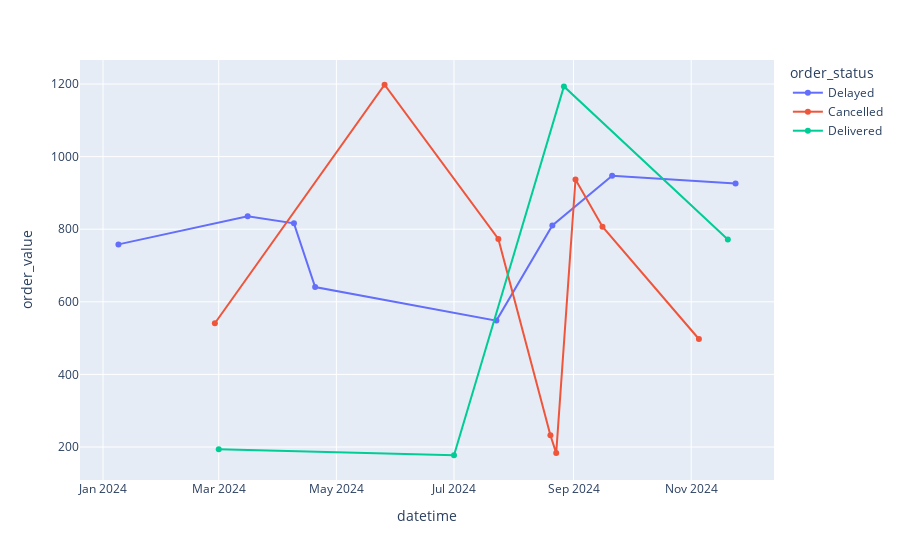

The code cell stored with this chart in its notebook:
### Code cell
food20.sort_values(['order_date', 'order_status'], inplace = True)
fig_fix2 = px.line(food20, x="datetime", y="order_value", color = 'order_status', markers=True)
fig_fix2.show()

### Figure 1 — Plotly figure (JSON) as saved in the notebook; plotly's stock layout.template omitted (floating-point values rounded to 4 significant figures)
{"data": [{"hovertemplate": "order_status=Delayed<br>datetime=%{x}<br>order_value=%{y}<extra></extra>", "legendgroup": "Delayed", "line": {"color": "#636efa", "dash": "solid"}, "marker": {"symbol": "circle"}, "mode": "lines+markers", "name": "Delayed", "orientation": "v", "showlegend": true, "type": "scatter", "x": ["2024-01-09T00:00:00.000000000", "2024-03-16T00:00:00.000000000", "2024-04-09T00:00:00.000000000", "2024-04-20T00:00:00.000000000", "2024-07-23T00:00:00.000000000", "2024-08-21T00:00:00.000000000", "2024-09-21T00:00:00.000000000", "2024-11-24T00:00:00.000000000"], "xaxis": "x", "y": [758.1, 835.8, 816.1, 640.6, 548.1, 810.2, 947.0, 926.2], "yaxis": "y"}, {"hovertemplate": "order_status=Cancelled<br>datetime=%{x}<br>order_value=%{y}<extra></extra>", "legendgroup": "Cancelled", "line": {"color": "#EF553B", "dash": "solid"}, "marker": {"symbol": "circle"}, "mode": "lines+markers", "name": "Cancelled", "orientation": "v", "showlegend": true, "type": "scatter", "x": ["2024-02-28T00:00:00.000000000", "2024-05-26T00:00:00.000000000", "2024-07-24T00:00:00.000000000", "2024-08-20T00:00:00.000000000", "2024-08-23T00:00:00.000000000", "2024-09-02T00:00:00.000000000", "2024-09-16T00:00:00.000000000", "2024-11-05T00:00:00.000000000"], "xaxis": "x", "y": [540.8, 1198.0, 773.1, 232.3, 183.1, 937.1, 806.7, 497.5], "yaxis": "y"}, {"hovertemplate": "order_status=Delivered<br>datetime=%{x}<br>order_value=%{y}<extra></extra>", "legendgroup": "Delivered", "line": {"color": "#00cc96", "dash": "solid"}, "marker": {"symbol": "circle"}, "mode": "lines+markers", "name": "Delivered", "orientation": "v", "showlegend": true, "type": "scatter", "x": ["2024-03-01T00:00:00.000000000", "2024-07-01T00:00:00.000000000", "2024-08-27T00:00:00.000000000", "2024-11-20T00:00:00.000000000"], "xaxis": "x", "y": [193.9, 177.2, 1193.0, 771.8], "yaxis": "y"}], "layout": {"legend": {"title": {"text": "order_status"}, "tracegroupgap": 0}, "margin": {"t": 60}, "xaxis": {"anchor": "y", "domain": [0, 1], "title": {"text": "datetime"}}, "yaxis": {"anchor": "x", "domain": [0, 1], "title": {"text": "order_value"}}}}
